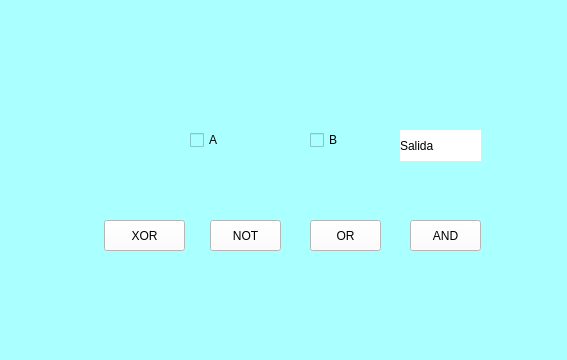
<?xml version="1.0" encoding="UTF-8"?>
<ui version="4.0">
 <class>MainWindow</class>
 <widget class="QMainWindow" name="MainWindow">
  <property name="geometry">
   <rect>
    <x>0</x>
    <y>0</y>
    <width>567</width>
    <height>360</height>
   </rect>
  </property>
  <property name="windowTitle">
   <string>Simulador de Compuertas Lógicas</string>
  </property>
  <property name="styleSheet">
   <string notr="true">background-color: rgb(170, 255, 255);</string>
  </property>
  <widget class="QWidget" name="centralwidget">
   <widget class="QPushButton" name="andButton">
    <property name="geometry">
     <rect>
      <x>410</x>
      <y>220</y>
      <width>71</width>
      <height>31</height>
     </rect>
    </property>
    <property name="styleSheet">
     <string notr="true">background-color: rgb(255, 255, 255);
font: 14pt &quot;MS Shell Dlg 2&quot;;</string>
    </property>
    <property name="text">
     <string>AND</string>
    </property>
   </widget>
   <widget class="QPushButton" name="orButton">
    <property name="geometry">
     <rect>
      <x>310</x>
      <y>220</y>
      <width>71</width>
      <height>31</height>
     </rect>
    </property>
    <property name="styleSheet">
     <string notr="true">background-color: rgb(255, 255, 255);
font: 14pt &quot;MS Shell Dlg 2&quot;;</string>
    </property>
    <property name="text">
     <string>OR</string>
    </property>
   </widget>
   <widget class="QPushButton" name="notButton">
    <property name="geometry">
     <rect>
      <x>210</x>
      <y>220</y>
      <width>71</width>
      <height>31</height>
     </rect>
    </property>
    <property name="styleSheet">
     <string notr="true">background-color: rgb(255, 255, 255);
font: 14pt &quot;MS Shell Dlg 2&quot;;</string>
    </property>
    <property name="text">
     <string>NOT</string>
    </property>
   </widget>
   <widget class="QPushButton" name="xorButton">
    <property name="geometry">
     <rect>
      <x>104</x>
      <y>220</y>
      <width>81</width>
      <height>31</height>
     </rect>
    </property>
    <property name="styleSheet">
     <string notr="true">background-color: rgb(255, 255, 255);
font: 14pt &quot;MS Shell Dlg 2&quot;;</string>
    </property>
    <property name="text">
     <string>XOR</string>
    </property>
   </widget>
   <widget class="QCheckBox" name="inputA">
    <property name="geometry">
     <rect>
      <x>190</x>
      <y>130</y>
      <width>50</width>
      <height>20</height>
     </rect>
    </property>
    <property name="styleSheet">
     <string notr="true">font: 12pt &quot;MS Shell Dlg 2&quot;;</string>
    </property>
    <property name="text">
     <string>A</string>
    </property>
   </widget>
   <widget class="QCheckBox" name="inputB">
    <property name="geometry">
     <rect>
      <x>310</x>
      <y>130</y>
      <width>50</width>
      <height>20</height>
     </rect>
    </property>
    <property name="styleSheet">
     <string notr="true">font: 12pt &quot;MS Shell Dlg 2&quot;;</string>
    </property>
    <property name="text">
     <string>B</string>
    </property>
   </widget>
   <widget class="QLabel" name="outputLabel">
    <property name="geometry">
     <rect>
      <x>400</x>
      <y>130</y>
      <width>81</width>
      <height>31</height>
     </rect>
    </property>
    <property name="styleSheet">
     <string notr="true">background-color: rgb(255, 255, 255);
font: 16pt &quot;MS Shell Dlg 2&quot;;</string>
    </property>
    <property name="text">
     <string>Salida</string>
    </property>
   </widget>
   <widget class="QLabel" name="label">
    <property name="geometry">
     <rect>
      <x>0</x>
      <y>0</y>
      <width>131</width>
      <height>81</height>
     </rect>
    </property>
    <property name="styleSheet">
     <string notr="true"/>
    </property>
    <property name="text">
     <string/>
    </property>
    <property name="pixmap">
     <pixmap resource="../../archivos/recursos.qrc">:/Ejercicios/escudo_imagotipoUAT.png</pixmap>
    </property>
    <property name="scaledContents">
     <bool>true</bool>
    </property>
   </widget>
   <widget class="QLabel" name="label_2">
    <property name="geometry">
     <rect>
      <x>460</x>
      <y>0</y>
      <width>111</width>
      <height>81</height>
     </rect>
    </property>
    <property name="styleSheet">
     <string notr="true"/>
    </property>
    <property name="text">
     <string/>
    </property>
    <property name="pixmap">
     <pixmap resource="../../archivos/recursos.qrc">:/Ejercicios/fians.png</pixmap>
    </property>
    <property name="scaledContents">
     <bool>true</bool>
    </property>
   </widget>
   <widget class="QLabel" name="label_3">
    <property name="geometry">
     <rect>
      <x>440</x>
      <y>270</y>
      <width>121</width>
      <height>81</height>
     </rect>
    </property>
    <property name="text">
     <string/>
    </property>
    <property name="pixmap">
     <pixmap resource="../../archivos/recursos.qrc">:/Ejercicios/56f38-batman-logo-png-transparent-free.png</pixmap>
    </property>
    <property name="scaledContents">
     <bool>true</bool>
    </property>
   </widget>
  </widget>
 </widget>
 <resources>
  <include location="../../archivos/recursos.qrc"/>
 </resources>
 <connections/>
</ui>
